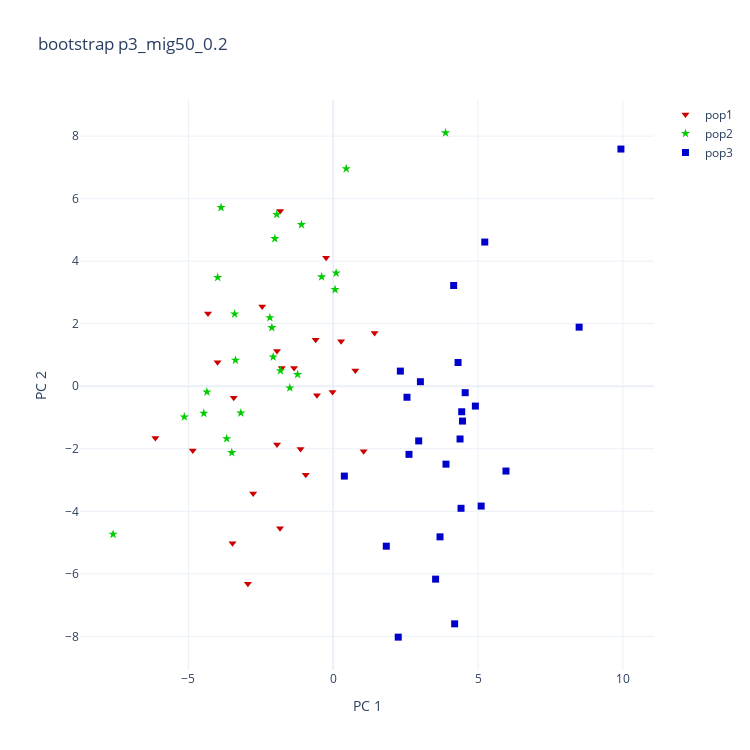

The notebook cell saved with this chart:
### Code cell
fig = plot_embedding_populations(bootstraps[0].pca)
fig.update_layout(title="bootstrap p3_mig50_0.2")
fig
